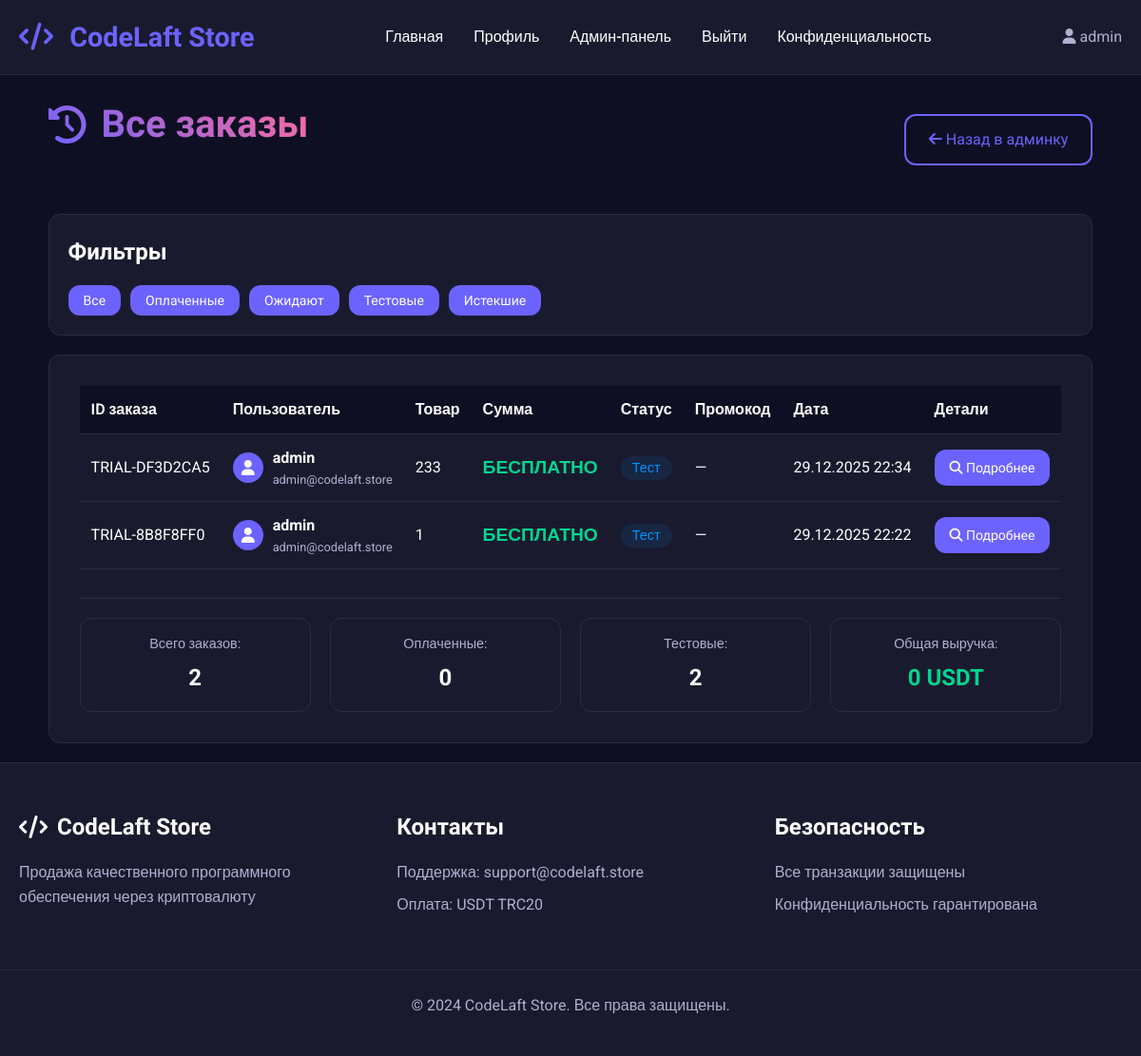
Page /admin/orders (signed in) on the earlier database version.
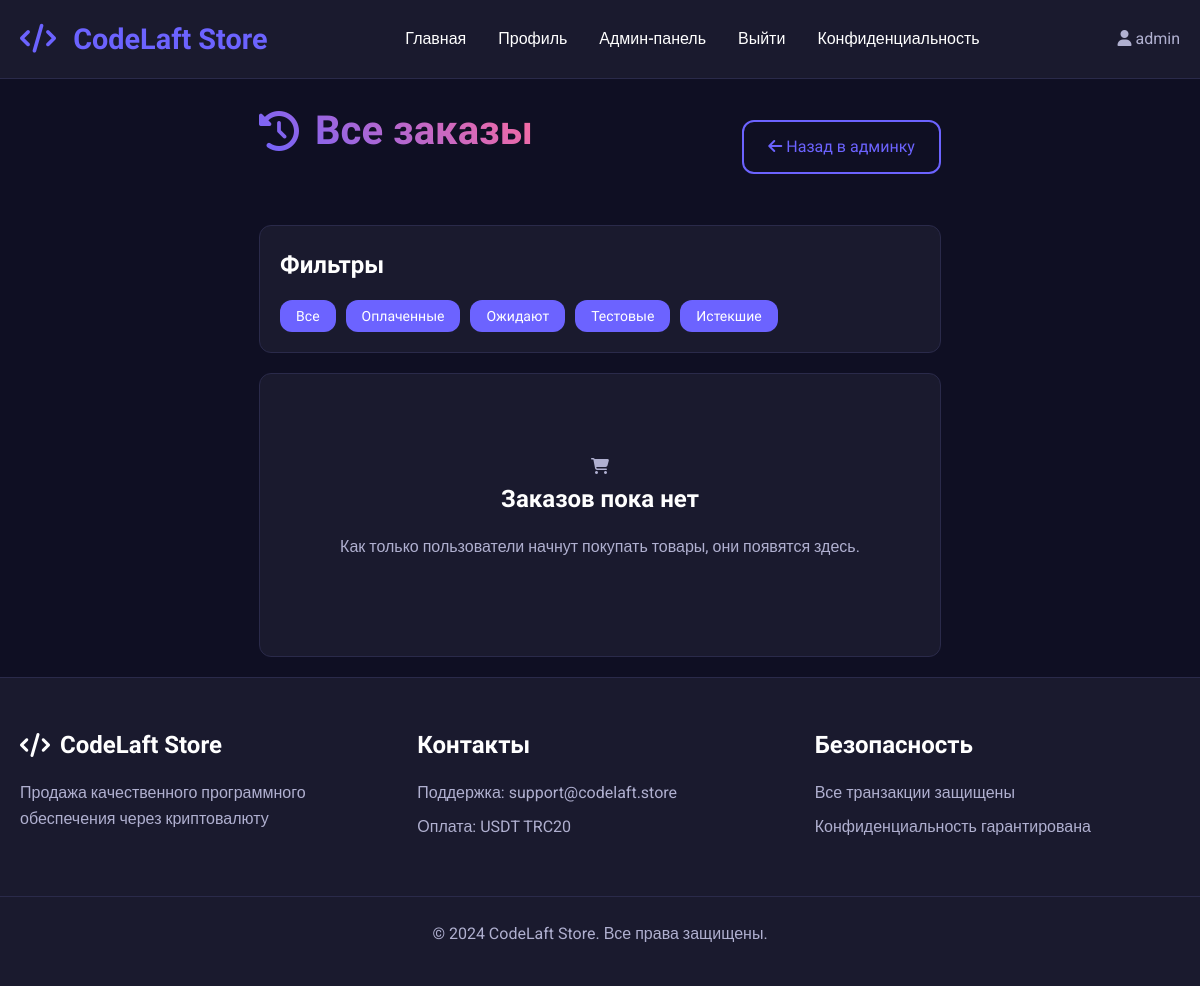
Same page on the later database version.
### app.py (models this page shows, shortened)
class Order(db.Model):
    id = db.Column(db.Integer, primary_key=True)
    order_id = db.Column(db.String(50), unique=True, nullable=False)
    user_id = db.Column(db.Integer, db.ForeignKey('user.id'), nullable=False)
    product_id = db.Column(db.Integer, db.ForeignKey('product.id'), nullable=False)
    promocode_id = db.Column(db.Integer, db.ForeignKey('promocode.id'), nullable=True)
    quantity = db.Column(db.Integer, default=1)
    amount = db.Column(db.Float, nullable=False)
    original_amount = db.Column(db.Float)  # Сумма без скидки
    discount_amount = db.Column(db.Float, default=0)  # Сумма скидки
    payment_type = db.Column(db.String(20), nullable=False)
    form_data = db.Column(db.Text)  # JSON string with form data
    status = db.Column(db.String(20), default='pending')  # pending, paid, cancelled, expired, trial
    transaction_hash = db.Column(db.String(100))  # Хэш транзакции TRON
    expires_at = db.Column(db.DateTime)  # Для подписок и тестов
    payment_expires_at = db.Column(db.DateTime)  # Время истечения ожидания оплаты
    created_at = db.Column(db.DateTime, default=datetime.utcnow)
    user = db.relationship('User', backref=db.backref('orders', lazy=True))
    product = db.relationship('Product', backref=db.backref('orders', lazy=True))
    promocode = db.relationship('Promocode', backref=db.backref('orders', lazy=True))

class User(UserMixin, db.Model):
    id = db.Column(db.Integer, primary_key=True)
    username = db.Column(db.String(80), unique=True, nullable=False)
    email = db.Column(db.String(120), unique=True, nullable=False)
    password_hash = db.Column(db.String(200), nullable=False)
    created_at = db.Column(db.DateTime, default=datetime.utcnow)
    is_admin = db.Column(db.Boolean, default=False)

class Product(db.Model):
    id = db.Column(db.Integer, primary_key=True)
    name = db.Column(db.String(200), nullable=False)
    description = db.Column(db.Text, nullable=False)
    price = db.Column(db.Float, nullable=False)
    original_price = db.Column(db.Float)  # Цена без скидки
    price_type = db.Column(db.String(20), nullable=False)  # 'one_time' or 'subscription' or 'trial'
    subscription_days = db.Column(db.Integer, default=30)  # For subscription products
    trial_days = db.Column(db.Integer, default=7)  # Для тестового периода
    quantity = db.Column(db.Integer, default=1)
    image_filename = db.Column(db.String(200))
    form_fields = db.Column(db.Text)  # JSON string with form fields
    is_active = db.Column(db.Boolean, default=True)
    is_trial = db.Column(db.Boolean, default=False)  # Флаг тестового товара
    max_trial_per_user = db.Column(db.Integer, default=1)  # Максимум тестовых периодов на пользователя
    created_at = db.Column(db.DateTime, default=datetime.utcnow)
    reviews = db.relationship('Review', backref='product', lazy=True, cascade='all, delete-orphan')
    promocodes = db.relationship('Promocode', backref='product', lazy=True, cascade='all, delete-orphan')

### app.py (the view)
@app.route('/admin/orders')
@login_required
def admin_orders():
    if not current_user.is_admin:
        abort(403)
    orders = Order.query.order_by(Order.created_at.desc()).all()
    return render_template('orders.html', orders=orders)

### app.py (called while the page is built)
@app.context_processor
def inject_now():
    return {'now': datetime.utcnow()}

@login_manager.user_loader
def load_user(user_id):
    return User.query.get(int(user_id))

@app.context_processor
def inject_now():
    return {'now': datetime.utcnow(), 'timedelta': timedelta}

@app.before_request
def start_payment_monitor_once():
    global _monitor_started
    if not _monitor_started:
        _monitor_started = True
        monitor_thread = threading.Thread(target=TronPaymentVerifier.start_payment_monitor, daemon=True)
        monitor_thread.start()
        print("Payment monitor started")

### templates/orders.html (shortened to what the changed rows need)
{% extends "base.html" %}
{% block content %}
<div class="admin-container">
    <div class="admin-header">
        <h1 class="admin-title">
            <i class="fas fa-history"></i> Все заказы
        </h1>
    </div>
    <div class="admin-section">
        {% if orders %}
        <div class="table-responsive">
            <table class="admin-table orders-table">
                <thead>
                    <tr>
                        <th>ID заказа</th>
                        <th>Пользователь</th>
                        <th>Товар</th>
                        <th>Сумма</th>
                        <th>Статус</th>
                        <th>Промокод</th>
                        <th>Дата</th>
                        <th>Детали</th>
                    </tr>
                </thead>
                <tbody>
                    {% for order in orders %}
                    <tr class="order-row" data-status="{{ order.status }}">
                        <td>{{ order.order_id }}</td>
                        <td>
                            <div class="user-info">
                                <div class="user-avatar-small">
                                    <i class="fas fa-user"></i>
                                </div>
                                <div>
                                    <strong>{{ order.user.username }}</strong>
                                    <small>{{ order.user.email }}</small>
                                </div>
                            </div>
                        </td>
                        <td>{{ order.product.name }}</td>
                        <td>
                            {% if order.amount == 0 %}
                                <span class="free-text">БЕСПЛАТНО</span>
                            {% else %}
                                {{ order.amount }} USDT
                                {% if order.discount_amount > 0 %}
                                    <small class="discount-small">скидка: {{ order.discount_amount }} USDT</small>
                                {% endif %}
                            {% endif %}
                        </td>
                        <td>
                            {% if order.status == 'paid' %}
                                <span class="status-badge status-paid">Оплачен</span>
                            {% elif order.status == 'pending' %}
                                <span class="status-badge status-pending">Ожидание</span>
                            {% elif order.status == 'trial' %}
                                <span class="status-badge status-trial">Тест</span>
                            {% elif order.status == 'expired' %}
                                <span class="status-badge status-expired">Истек</span>
                            {% else %}
                                <span class="status-badge status-cancelled">Отменен</span>
                            {% endif %}
                        </td>
                        <td>
                            {% if order.promocode %}
                                <span class="promocode-badge">{{ order.promocode.code }}</span>
                            {% else %}
                                <span class="text-muted">—</span>
                            {% endif %}
                        </td>
                        <td>{{ order.created_at.strftime('%d.%m.%Y %H:%M') }}</td>
                        <td>
                            <a href="{{ url_for('order_details', order_id=order.id) }}" class="btn btn-small">
                                <i class="fas fa-search"></i> Подробнее
                            </a>
                        </td>
                    </tr>
                    {% endfor %}
                </tbody>
            </table>
        </div>
        <div class="orders-summary">
            <div class="summary-item">
                <span>Всего заказов:</span>
                <strong>{{ orders|length }}</strong>
            </div>
            <div class="summary-item">
                <span>Оплаченные:</span>
                <strong>{{ orders|selectattr('status', 'equalto', 'paid')|list|length }}</strong>
            </div>
            <div class="summary-item">
                <span>Тестовые:</span>
                <strong>{{ orders|selectattr('status', 'equalto', 'trial')|list|length }}</strong>
            </div>
            <div class="summary-item">
                <span>Общая выручка:</span>
                <strong class="revenue-text">{{ orders|selectattr('status', 'equalto', 'paid')|map(attribute='amount')|sum }} USDT</strong>
            </div>
        </div>
        {% else %}
        <div class="no-data">
            <i class="fas fa-shopping-cart"></i>
            <h3>Заказов пока нет</h3>
            <p>Как только пользователи начнут покупать товары, они появятся здесь.</p>
        </div>
        {% endif %}
    </div>
</div>
{% endblock %}

Differences in the rows shown:
removed Order: order_id "TRIAL-DF3D2CA5", user.username "admin", user.email "admin@codelaft.store", product.name "233", amount "БЕСПЛАТНО", status "Тест", created_at "29.12.2025 22:34"
removed Order: order_id "TRIAL-8B8F8FF0", user.username "admin", user.email "admin@codelaft.store", product.name "1", amount "БЕСПЛАТНО", status "Тест", created_at "29.12.2025 22:22"
Other differences:
{{ orders|length }}: "2" → (not shown)
{{ orders|selectattr('status', 'equalto', 'paid')|list|length }}: "0" → (not shown)
{{ orders|selectattr('status', 'equalto', 'trial')|list|length }}: "2" → (not shown)
text no longer shown: "ID заказа Пользователь Товар Сумма Статус Промокод Дата Детали Всего заказов: Оплаченные: Тестовые: Общая выручка: 0 USDT"
text now shown: "Заказов пока нет Как только пользователи начнут покупать товары, они появятся здесь."
